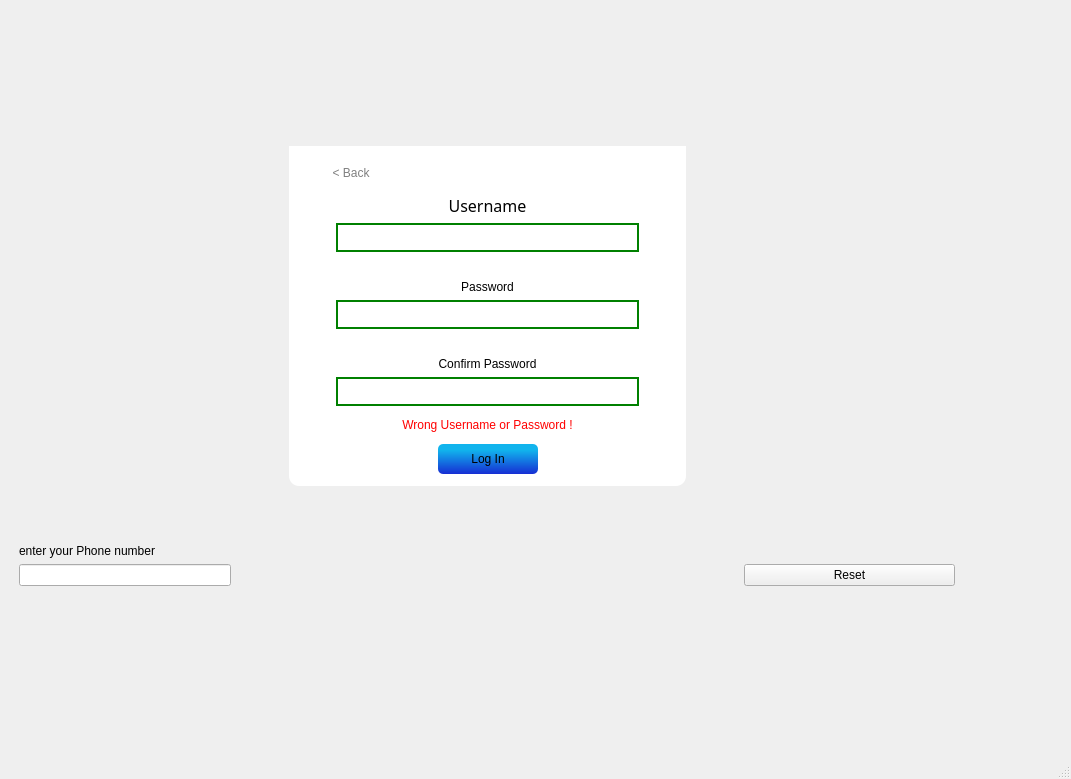
<?xml version="1.0" encoding="UTF-8"?>
<ui version="4.0">
 <class>MainWindow1</class>
 <widget class="QMainWindow" name="MainWindow1">
  <property name="geometry">
   <rect>
    <x>0</x>
    <y>0</y>
    <width>1071</width>
    <height>779</height>
   </rect>
  </property>
  <property name="font">
   <font>
    <bold>false</bold>
   </font>
  </property>
  <property name="windowTitle">
   <string>MainWindow1</string>
  </property>
  <property name="autoFillBackground">
   <bool>false</bool>
  </property>
  <property name="styleSheet">
   <string notr="true">QMainWindow
{
	border-image: url(:/Logic/Graphics/Ready/Login Background.png) 0 0 0 0 stretch stretch;
}</string>
  </property>
  <widget class="QWidget" name="centralwidget">
   <property name="styleSheet">
    <string notr="true"/>
   </property>
   <widget class="QStackedWidget" name="stackedWidget">
    <property name="geometry">
     <rect>
      <x>10</x>
      <y>20</y>
      <width>954</width>
      <height>626</height>
     </rect>
    </property>
    <property name="styleSheet">
     <string notr="true"/>
    </property>
    <property name="currentIndex">
     <number>1</number>
    </property>
    <widget class="QWidget" name="page1">
     <layout class="QGridLayout" name="gridLayout_5">
      <item row="1" column="2">
       <spacer name="horizontalSpacer_4">
        <property name="orientation">
         <enum>Qt::Orientation::Horizontal</enum>
        </property>
        <property name="sizeHint" stdset="0">
         <size>
          <width>174</width>
          <height>20</height>
         </size>
        </property>
       </spacer>
      </item>
      <item row="2" column="1">
       <spacer name="verticalSpacer_3">
        <property name="orientation">
         <enum>Qt::Orientation::Vertical</enum>
        </property>
        <property name="sizeHint" stdset="0">
         <size>
          <width>20</width>
          <height>32</height>
         </size>
        </property>
       </spacer>
      </item>
      <item row="1" column="0">
       <spacer name="horizontalSpacer_3">
        <property name="orientation">
         <enum>Qt::Orientation::Horizontal</enum>
        </property>
        <property name="sizeHint" stdset="0">
         <size>
          <width>174</width>
          <height>20</height>
         </size>
        </property>
       </spacer>
      </item>
      <item row="1" column="1">
       <layout class="QGridLayout" name="gridLayout_3">
        <item row="0" column="1">
         <spacer name="verticalSpacer">
          <property name="orientation">
           <enum>Qt::Orientation::Vertical</enum>
          </property>
          <property name="sizeHint" stdset="0">
           <size>
            <width>20</width>
            <height>40</height>
           </size>
          </property>
         </spacer>
        </item>
        <item row="1" column="0">
         <spacer name="horizontalSpacer">
          <property name="orientation">
           <enum>Qt::Orientation::Horizontal</enum>
          </property>
          <property name="sizeHint" stdset="0">
           <size>
            <width>40</width>
            <height>20</height>
           </size>
          </property>
         </spacer>
        </item>
        <item row="1" column="1">
         <widget class="QGroupBox" name="groupBox_3">
          <property name="styleSheet">
           <string notr="true">QGroupBox
{
	border-radius: 0px;
	padding: 3px;
}</string>
          </property>
          <property name="title">
           <string/>
          </property>
          <layout class="QVBoxLayout" name="verticalLayout_3">
           <property name="spacing">
            <number>0</number>
           </property>
           <property name="topMargin">
            <number>0</number>
           </property>
           <item>
            <widget class="QLabel" name="label">
             <property name="text">
              <string/>
             </property>
             <property name="pixmap">
              <pixmap resource="images.qrc">:/Logic/Graphics/Ready/Login Graphic.png</pixmap>
             </property>
             <property name="scaledContents">
              <bool>true</bool>
             </property>
            </widget>
           </item>
           <item>
            <widget class="QGroupBox" name="groupBox">
             <property name="styleSheet">
              <string notr="true">QGroupBox
{
	color:white;
	Background-color: White;
	border-bottom-left-radius: 10px;
	border-bottom-right-radius: 10px;
}

QPushButton
{
	font: 300 20pt &quot;Montserrat&quot;;
	Background: qlineargradient(spread:pad, x1:0.5, y1:1, x2:0.5, y2:0.2, stop:0 rgba(22, 45, 211, 255), stop:1 rgba(17, 180, 237, 255));
	Border-radius: 10px;
	height: 40px
}

QPushButton:hover
{
	font: 300 20pt &quot;Montserrat&quot;;
	Background: qlineargradient(spread:pad, x1:0.5, y1:1, x2:0.5, y2:0.2, stop:0 rgba(22, 45, 150, 255), stop:1 rgba(17, 180, 237, 255));
	Border-radius: 10px;
	height: 40px
}

QPushButton:pressed
{
	font: 300 20pt &quot;Montserrat&quot;;
	Background: qlineargradient(spread:pad, x1:0.5, y1:1, x2:0.5, y2:0.2, stop:0 rgba(22, 45, 150, 255), stop:1 rgba(17, 180, 150, 255));
	Border-radius: 10px;
	height: 40px;
}</string>
             </property>
             <property name="title">
              <string>sign in </string>
             </property>
             <layout class="QVBoxLayout" name="verticalLayout_2">
              <property name="spacing">
               <number>12</number>
              </property>
              <property name="leftMargin">
               <number>20</number>
              </property>
              <property name="topMargin">
               <number>20</number>
              </property>
              <property name="rightMargin">
               <number>20</number>
              </property>
              <property name="bottomMargin">
               <number>20</number>
              </property>
              <item>
               <widget class="QPushButton" name="Login_Button">
                <property name="font">
                 <font>
                  <family>Montserrat</family>
                  <pointsize>20</pointsize>
                  <italic>false</italic>
                  <fontweight>Light</fontweight>
                 </font>
                </property>
                <property name="styleSheet">
                 <string notr="true"/>
                </property>
                <property name="text">
                 <string>Log In</string>
                </property>
                <property name="flat">
                 <bool>false</bool>
                </property>
               </widget>
              </item>
              <item>
               <widget class="QPushButton" name="Signup_Button">
                <property name="font">
                 <font>
                  <family>Montserrat</family>
                  <pointsize>20</pointsize>
                  <italic>false</italic>
                  <fontweight>Light</fontweight>
                 </font>
                </property>
                <property name="styleSheet">
                 <string notr="true"/>
                </property>
                <property name="text">
                 <string>Sign up</string>
                </property>
               </widget>
              </item>
              <item>
               <widget class="QPushButton" name="Guest_Button">
                <property name="font">
                 <font>
                  <family>Montserrat</family>
                  <pointsize>20</pointsize>
                  <italic>false</italic>
                  <fontweight>Light</fontweight>
                 </font>
                </property>
                <property name="styleSheet">
                 <string notr="true"/>
                </property>
                <property name="text">
                 <string>Continue as a Guest</string>
                </property>
               </widget>
              </item>
             </layout>
            </widget>
           </item>
          </layout>
         </widget>
        </item>
        <item row="1" column="2">
         <spacer name="horizontalSpacer_2">
          <property name="orientation">
           <enum>Qt::Orientation::Horizontal</enum>
          </property>
          <property name="sizeHint" stdset="0">
           <size>
            <width>40</width>
            <height>20</height>
           </size>
          </property>
         </spacer>
        </item>
        <item row="2" column="1">
         <spacer name="verticalSpacer_2">
          <property name="orientation">
           <enum>Qt::Orientation::Vertical</enum>
          </property>
          <property name="sizeHint" stdset="0">
           <size>
            <width>20</width>
            <height>40</height>
           </size>
          </property>
         </spacer>
        </item>
       </layout>
      </item>
      <item row="0" column="1">
       <spacer name="verticalSpacer_4">
        <property name="orientation">
         <enum>Qt::Orientation::Vertical</enum>
        </property>
        <property name="sizeHint" stdset="0">
         <size>
          <width>20</width>
          <height>32</height>
         </size>
        </property>
       </spacer>
      </item>
     </layout>
    </widget>
    <widget class="QWidget" name="page2">
     <layout class="QGridLayout" name="gridLayout_9">
      <item row="1" column="0">
       <spacer name="horizontalSpacer_9">
        <property name="orientation">
         <enum>Qt::Orientation::Horizontal</enum>
        </property>
        <property name="sizeHint" stdset="0">
         <size>
          <width>173</width>
          <height>20</height>
         </size>
        </property>
       </spacer>
      </item>
      <item row="5" column="1">
       <spacer name="verticalSpacer_8">
        <property name="orientation">
         <enum>Qt::Orientation::Vertical</enum>
        </property>
        <property name="sizeHint" stdset="0">
         <size>
          <width>20</width>
          <height>12</height>
         </size>
        </property>
       </spacer>
      </item>
      <item row="1" column="2">
       <spacer name="horizontalSpacer_10">
        <property name="orientation">
         <enum>Qt::Orientation::Horizontal</enum>
        </property>
        <property name="sizeHint" stdset="0">
         <size>
          <width>173</width>
          <height>20</height>
         </size>
        </property>
       </spacer>
      </item>
      <item row="0" column="1">
       <spacer name="verticalSpacer_9">
        <property name="orientation">
         <enum>Qt::Orientation::Vertical</enum>
        </property>
        <property name="sizeHint" stdset="0">
         <size>
          <width>20</width>
          <height>12</height>
         </size>
        </property>
       </spacer>
      </item>
      <item row="3" column="2">
       <widget class="QPushButton" name="Reset_buttom">
        <property name="text">
         <string>Reset</string>
        </property>
       </widget>
      </item>
      <item row="1" column="1">
       <layout class="QGridLayout" name="gridLayout_8">
        <item row="0" column="1">
         <spacer name="verticalSpacer_6">
          <property name="orientation">
           <enum>Qt::Orientation::Vertical</enum>
          </property>
          <property name="sizeHint" stdset="0">
           <size>
            <width>20</width>
            <height>40</height>
           </size>
          </property>
         </spacer>
        </item>
        <item row="1" column="0">
         <spacer name="horizontalSpacer_8">
          <property name="orientation">
           <enum>Qt::Orientation::Horizontal</enum>
          </property>
          <property name="sizeHint" stdset="0">
           <size>
            <width>40</width>
            <height>20</height>
           </size>
          </property>
         </spacer>
        </item>
        <item row="1" column="1">
         <widget class="QGroupBox" name="MiddleBox">
          <property name="styleSheet">
           <string notr="true">QGroupBox
{
	border-radius: 0px;
	padding: 3px;
}

QPushButton
{
	font: 300 15pt &quot;Montserrat&quot;;
	Background: qlineargradient(spread:pad, x1:0.5, y1:1, x2:0.5, y2:0.2, stop:0 rgba(22, 45, 211, 255), stop:1 rgba(17, 180, 237, 255));
	Border-radius: 5px;
	height: 30px;
	width: 100px;
}

QPushButton:hover
{
	font: 300 15pt &quot;Montserrat&quot;;
	Background: qlineargradient(spread:pad, x1:0.5, y1:1, x2:0.5, y2:0.2, stop:0 rgba(22, 45, 150, 255), stop:1 rgba(17, 180, 237, 255));
	Border-radius: 5px;
	height: 30px;
	width: 100px;
}

QPushButton:pressed
{
	font: 300 15pt &quot;Montserrat&quot;;
	Background: qlineargradient(spread:pad, x1:0.5, y1:1, x2:0.5, y2:0.2, stop:0 rgba(22, 45, 150, 255), stop:1 rgba(17, 180, 150, 255));
	Border-radius: 5px;
	height: 30px;
	width: 100px;
}</string>
          </property>
          <property name="title">
           <string/>
          </property>
          <layout class="QVBoxLayout" name="verticalLayout">
           <property name="spacing">
            <number>0</number>
           </property>
           <item>
            <widget class="QLabel" name="label_2">
             <property name="text">
              <string/>
             </property>
             <property name="pixmap">
              <pixmap resource="images.qrc">:/Logic/Graphics/Ready/Login Graphic.png</pixmap>
             </property>
             <property name="scaledContents">
              <bool>true</bool>
             </property>
            </widget>
           </item>
           <item>
            <widget class="QGroupBox" name="LoginFormGroup">
             <property name="styleSheet">
              <string notr="true">QGroupBox
{
	color:white;
	Background-color: White;
	border-bottom-left-radius: 10px;
	border-bottom-right-radius: 10px;
}

QLabel
{
	font: 300 12pt &quot;Montserrat&quot;;
	color: Black;
}

QLineEdit
{
	color: black;
	font: 15pt &quot;Montserrat&quot;;
	border: 2px solid green;
	Background-color: white;
	font-size: 14px;
	selection-background-color: lightgray;
	height: 25px;
}

QLineEdit:focus
{
    border: 2px solid blue;
    background-color: #f0f8ff; /* Light blue */
}
</string>
             </property>
             <property name="title">
              <string/>
             </property>
             <layout class="QVBoxLayout" name="verticalLayout_4">
              <item>
               <layout class="QGridLayout" name="gridLayout_7">
                <item row="0" column="0">
                 <widget class="QPushButton" name="BackLogin_button">
                  <property name="styleSheet">
                   <string notr="true">QPushButton#BackLogin_button
{
	font: 300 13pt &quot;Montserrat&quot;;
	color: grey;
	Background: rgba(0, 0, 0, 0);
}

QPushButton#BackLogin_button:hover
{
	font: 300 13pt &quot;Montserrat&quot;;
	color: rgb(90, 90, 90);
	Background: rgba(0, 0, 0, 0);
}

QPushButton#BackLogin_button:pressed
{
	font: 300 13pt &quot;Montserrat&quot;;
	color: rgb(36, 36, 36)
	Background: rgba(0, 0, 0, 0);
}</string>
                  </property>
                  <property name="text">
                   <string>&lt; Back</string>
                  </property>
                  <property name="iconSize">
                   <size>
                    <width>12</width>
                    <height>9</height>
                   </size>
                  </property>
                 </widget>
                </item>
                <item row="0" column="1">
                 <spacer name="horizontalSpacer_11">
                  <property name="orientation">
                   <enum>Qt::Orientation::Horizontal</enum>
                  </property>
                  <property name="sizeHint" stdset="0">
                   <size>
                    <width>40</width>
                    <height>20</height>
                   </size>
                  </property>
                 </spacer>
                </item>
               </layout>
              </item>
              <item>
               <layout class="QGridLayout" name="gridLayout_2">
                <item row="0" column="0">
                 <widget class="QLabel" name="username_2">
                  <property name="font">
                   <font>
                    <family>Montserrat</family>
                    <pointsize>12</pointsize>
                    <italic>false</italic>
                    <fontweight>Light</fontweight>
                   </font>
                  </property>
                  <property name="lineWidth">
                   <number>1</number>
                  </property>
                  <property name="midLineWidth">
                   <number>0</number>
                  </property>
                  <property name="text">
                   <string>Username</string>
                  </property>
                  <property name="alignment">
                   <set>Qt::AlignmentFlag::AlignCenter</set>
                  </property>
                  <property name="openExternalLinks">
                   <bool>false</bool>
                  </property>
                 </widget>
                </item>
                <item row="1" column="0">
                 <layout class="QGridLayout" name="gridLayout">
                  <item row="0" column="0">
                   <spacer name="horizontalSpacer_13">
                    <property name="orientation">
                     <enum>Qt::Orientation::Horizontal</enum>
                    </property>
                    <property name="sizeType">
                     <enum>QSizePolicy::Policy::Minimum</enum>
                    </property>
                    <property name="sizeHint" stdset="0">
                     <size>
                      <width>35</width>
                      <height>20</height>
                     </size>
                    </property>
                   </spacer>
                  </item>
                  <item row="0" column="1">
                   <widget class="QLineEdit" name="username"/>
                  </item>
                  <item row="0" column="2">
                   <spacer name="horizontalSpacer_12">
                    <property name="orientation">
                     <enum>Qt::Orientation::Horizontal</enum>
                    </property>
                    <property name="sizeType">
                     <enum>QSizePolicy::Policy::Minimum</enum>
                    </property>
                    <property name="sizeHint" stdset="0">
                     <size>
                      <width>35</width>
                      <height>20</height>
                     </size>
                    </property>
                   </spacer>
                  </item>
                 </layout>
                </item>
               </layout>
              </item>
              <item>
               <spacer name="verticalSpacer_5">
                <property name="orientation">
                 <enum>Qt::Orientation::Vertical</enum>
                </property>
                <property name="sizeType">
                 <enum>QSizePolicy::Policy::Minimum</enum>
                </property>
                <property name="sizeHint" stdset="0">
                 <size>
                  <width>10</width>
                  <height>22</height>
                 </size>
                </property>
               </spacer>
              </item>
              <item>
               <layout class="QGridLayout" name="gridLayout_11">
                <item row="1" column="0">
                 <layout class="QGridLayout" name="gridLayout_6">
                  <item row="1" column="0">
                   <spacer name="horizontalSpacer_15">
                    <property name="orientation">
                     <enum>Qt::Orientation::Horizontal</enum>
                    </property>
                    <property name="sizeType">
                     <enum>QSizePolicy::Policy::Minimum</enum>
                    </property>
                    <property name="sizeHint" stdset="0">
                     <size>
                      <width>35</width>
                      <height>20</height>
                     </size>
                    </property>
                   </spacer>
                  </item>
                  <item row="1" column="4">
                   <spacer name="horizontalSpacer_14">
                    <property name="orientation">
                     <enum>Qt::Orientation::Horizontal</enum>
                    </property>
                    <property name="sizeType">
                     <enum>QSizePolicy::Policy::Minimum</enum>
                    </property>
                    <property name="sizeHint" stdset="0">
                     <size>
                      <width>35</width>
                      <height>20</height>
                     </size>
                    </property>
                   </spacer>
                  </item>
                  <item row="1" column="2">
                   <widget class="QLineEdit" name="password">
                    <property name="echoMode">
                     <enum>QLineEdit::EchoMode::Password</enum>
                    </property>
                   </widget>
                  </item>
                 </layout>
                </item>
                <item row="0" column="0">
                 <widget class="QLabel" name="password_2">
                  <property name="styleSheet">
                   <string notr="true">QLabel
{
	colour: black;
}</string>
                  </property>
                  <property name="text">
                   <string>Password</string>
                  </property>
                  <property name="alignment">
                   <set>Qt::AlignmentFlag::AlignCenter</set>
                  </property>
                 </widget>
                </item>
               </layout>
              </item>
              <item>
               <layout class="QGridLayout" name="confirmPasswordPar">
                <item row="2" column="0">
                 <layout class="QGridLayout" name="confContainer">
                  <item row="1" column="4">
                   <spacer name="horizontalSpacer_16">
                    <property name="orientation">
                     <enum>Qt::Orientation::Horizontal</enum>
                    </property>
                    <property name="sizeType">
                     <enum>QSizePolicy::Policy::Minimum</enum>
                    </property>
                    <property name="sizeHint" stdset="0">
                     <size>
                      <width>35</width>
                      <height>20</height>
                     </size>
                    </property>
                   </spacer>
                  </item>
                  <item row="1" column="0">
                   <spacer name="horizontalSpacer_17">
                    <property name="orientation">
                     <enum>Qt::Orientation::Horizontal</enum>
                    </property>
                    <property name="sizeType">
                     <enum>QSizePolicy::Policy::Minimum</enum>
                    </property>
                    <property name="sizeHint" stdset="0">
                     <size>
                      <width>35</width>
                      <height>20</height>
                     </size>
                    </property>
                   </spacer>
                  </item>
                  <item row="1" column="2">
                   <widget class="QLineEdit" name="password_3">
                    <property name="echoMode">
                     <enum>QLineEdit::EchoMode::Password</enum>
                    </property>
                   </widget>
                  </item>
                 </layout>
                </item>
                <item row="1" column="0">
                 <widget class="QLabel" name="password_4">
                  <property name="styleSheet">
                   <string notr="true">QLabel
{
	colour: black;
}</string>
                  </property>
                  <property name="text">
                   <string>Confirm Password</string>
                  </property>
                  <property name="alignment">
                   <set>Qt::AlignmentFlag::AlignCenter</set>
                  </property>
                 </widget>
                </item>
                <item row="0" column="0">
                 <spacer name="verticalSpacer_11">
                  <property name="orientation">
                   <enum>Qt::Orientation::Vertical</enum>
                  </property>
                  <property name="sizeType">
                   <enum>QSizePolicy::Policy::Minimum</enum>
                  </property>
                  <property name="sizeHint" stdset="0">
                   <size>
                    <width>10</width>
                    <height>22</height>
                   </size>
                  </property>
                 </spacer>
                </item>
               </layout>
              </item>
              <item>
               <spacer name="verticalSpacer_12">
                <property name="orientation">
                 <enum>Qt::Orientation::Vertical</enum>
                </property>
                <property name="sizeType">
                 <enum>QSizePolicy::Policy::Minimum</enum>
                </property>
                <property name="sizeHint" stdset="0">
                 <size>
                  <width>5</width>
                  <height>6</height>
                 </size>
                </property>
               </spacer>
              </item>
              <item>
               <widget class="QLabel" name="WrongWarning">
                <property name="font">
                 <font>
                  <family>Segoe UI</family>
                  <pointsize>9</pointsize>
                  <italic>false</italic>
                  <bold>false</bold>
                 </font>
                </property>
                <property name="styleSheet">
                 <string notr="true">color: rgb(255, 0, 0);
font: 9pt &quot;Segoe UI&quot;;</string>
                </property>
                <property name="lineWidth">
                 <number>1</number>
                </property>
                <property name="text">
                 <string>Wrong Username or Password !</string>
                </property>
                <property name="alignment">
                 <set>Qt::AlignmentFlag::AlignCenter</set>
                </property>
               </widget>
              </item>
              <item>
               <spacer name="verticalSpacer_10">
                <property name="orientation">
                 <enum>Qt::Orientation::Vertical</enum>
                </property>
                <property name="sizeType">
                 <enum>QSizePolicy::Policy::Minimum</enum>
                </property>
                <property name="sizeHint" stdset="0">
                 <size>
                  <width>5</width>
                  <height>6</height>
                 </size>
                </property>
               </spacer>
              </item>
              <item>
               <layout class="QGridLayout" name="gridLayout_10">
                <item row="0" column="0">
                 <spacer name="horizontalSpacer_6">
                  <property name="orientation">
                   <enum>Qt::Orientation::Horizontal</enum>
                  </property>
                  <property name="sizeHint" stdset="0">
                   <size>
                    <width>137</width>
                    <height>20</height>
                   </size>
                  </property>
                 </spacer>
                </item>
                <item row="0" column="1">
                 <widget class="QPushButton" name="Login_User_Button">
                  <property name="text">
                   <string>Log In</string>
                  </property>
                 </widget>
                </item>
                <item row="0" column="2">
                 <spacer name="horizontalSpacer_5">
                  <property name="orientation">
                   <enum>Qt::Orientation::Horizontal</enum>
                  </property>
                  <property name="sizeHint" stdset="0">
                   <size>
                    <width>136</width>
                    <height>20</height>
                   </size>
                  </property>
                 </spacer>
                </item>
               </layout>
              </item>
             </layout>
            </widget>
           </item>
          </layout>
         </widget>
        </item>
        <item row="1" column="2">
         <spacer name="horizontalSpacer_7">
          <property name="orientation">
           <enum>Qt::Orientation::Horizontal</enum>
          </property>
          <property name="sizeHint" stdset="0">
           <size>
            <width>40</width>
            <height>20</height>
           </size>
          </property>
         </spacer>
        </item>
        <item row="2" column="1">
         <spacer name="verticalSpacer_7">
          <property name="orientation">
           <enum>Qt::Orientation::Vertical</enum>
          </property>
          <property name="sizeHint" stdset="0">
           <size>
            <width>20</width>
            <height>40</height>
           </size>
          </property>
         </spacer>
        </item>
       </layout>
      </item>
      <item row="3" column="0">
       <widget class="QLineEdit" name="phone_number">
        <property name="echoMode">
         <enum>QLineEdit::EchoMode::Normal</enum>
        </property>
       </widget>
      </item>
      <item row="2" column="0">
       <widget class="QLabel" name="phone_number_label">
        <property name="text">
         <string>enter your Phone number</string>
        </property>
       </widget>
      </item>
     </layout>
    </widget>
    <widget class="QWidget" name="page3">
     <widget class="QLabel" name="label_3">
      <property name="geometry">
       <rect>
        <x>380</x>
        <y>330</y>
        <width>195</width>
        <height>16</height>
       </rect>
      </property>
      <property name="text">
       <string>Phone number you enterd before*</string>
      </property>
     </widget>
     <widget class="QLineEdit" name="username_reset">
      <property name="geometry">
       <rect>
        <x>380</x>
        <y>290</y>
        <width>231</width>
        <height>24</height>
       </rect>
      </property>
     </widget>
     <widget class="QLineEdit" name="Phone_reset">
      <property name="geometry">
       <rect>
        <x>380</x>
        <y>350</y>
        <width>231</width>
        <height>24</height>
       </rect>
      </property>
     </widget>
     <widget class="QLineEdit" name="pass_reset">
      <property name="geometry">
       <rect>
        <x>380</x>
        <y>400</y>
        <width>231</width>
        <height>24</height>
       </rect>
      </property>
      <property name="echoMode">
       <enum>QLineEdit::EchoMode::Password</enum>
      </property>
     </widget>
     <widget class="QLabel" name="label_5">
      <property name="geometry">
       <rect>
        <x>380</x>
        <y>270</y>
        <width>195</width>
        <height>16</height>
       </rect>
      </property>
      <property name="text">
       <string>username  you enterd before*</string>
      </property>
     </widget>
     <widget class="QLabel" name="label_6">
      <property name="geometry">
       <rect>
        <x>380</x>
        <y>380</y>
        <width>195</width>
        <height>16</height>
       </rect>
      </property>
      <property name="text">
       <string>New Password</string>
      </property>
     </widget>
     <widget class="QPushButton" name="Confirm_reset">
      <property name="geometry">
       <rect>
        <x>440</x>
        <y>490</y>
        <width>111</width>
        <height>41</height>
       </rect>
      </property>
      <property name="text">
       <string>Confirm</string>
      </property>
     </widget>
     <widget class="QLabel" name="wrong_input_reset">
      <property name="geometry">
       <rect>
        <x>390</x>
        <y>430</y>
        <width>271</width>
        <height>41</height>
       </rect>
      </property>
      <property name="text">
       <string>Wrong username or Phone </string>
      </property>
     </widget>
     <widget class="QLabel" name="label_8">
      <property name="geometry">
       <rect>
        <x>380</x>
        <y>190</y>
        <width>261</width>
        <height>51</height>
       </rect>
      </property>
      <property name="font">
       <font>
        <pointsize>22</pointsize>
        <bold>true</bold>
       </font>
      </property>
      <property name="text">
       <string>Reseting Account</string>
      </property>
     </widget>
     <zorder>Confirm_reset</zorder>
     <zorder>label_3</zorder>
     <zorder>username_reset</zorder>
     <zorder>Phone_reset</zorder>
     <zorder>pass_reset</zorder>
     <zorder>label_5</zorder>
     <zorder>label_6</zorder>
     <zorder>wrong_input_reset</zorder>
     <zorder>label_8</zorder>
    </widget>
   </widget>
  </widget>
  <widget class="QMenuBar" name="menubar">
   <property name="geometry">
    <rect>
     <x>0</x>
     <y>0</y>
     <width>1071</width>
     <height>25</height>
    </rect>
   </property>
  </widget>
  <widget class="QStatusBar" name="statusbar"/>
 </widget>
 <resources>
  <include location="images.qrc"/>
 </resources>
 <connections/>
</ui>
